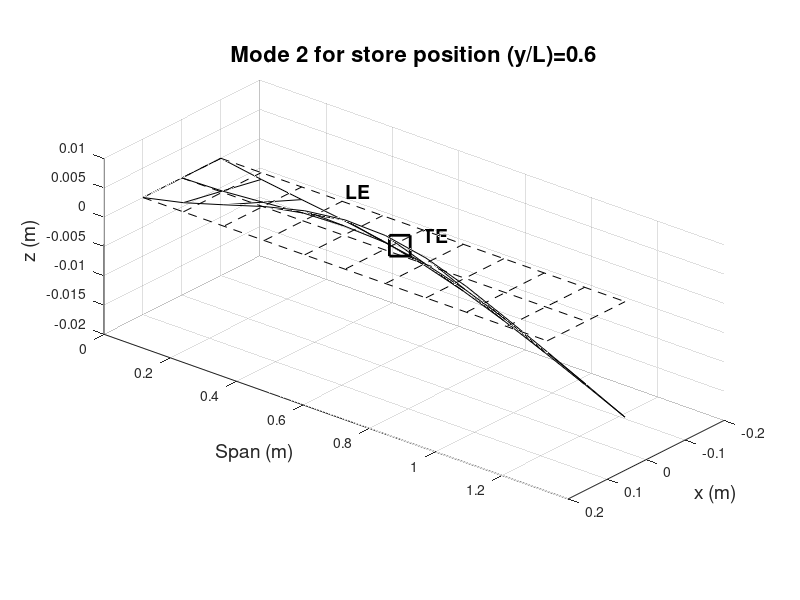
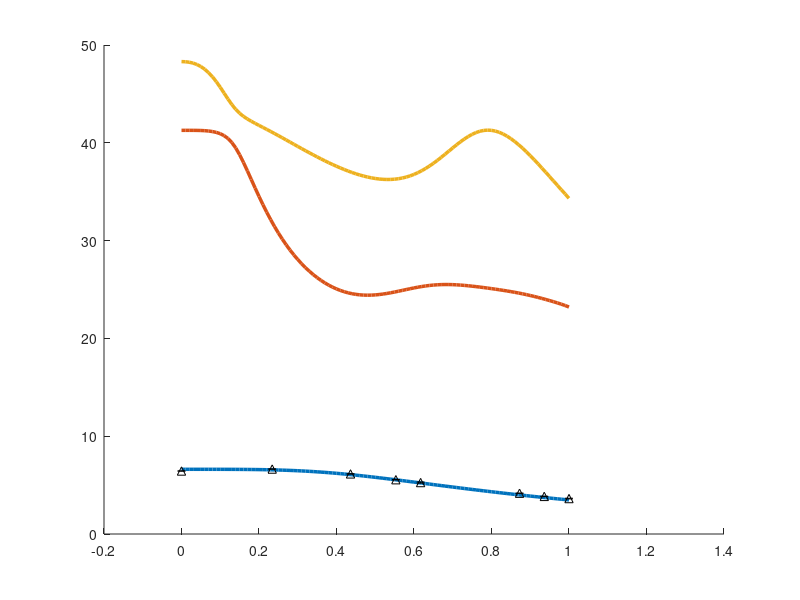

MATLAB code to generate these figures, in order: (Note: this script raises an error after producing the figures.)
clc
clear
close all

%%
% wing parameters
mw = 1.5818 ;                   % mass of the wing
c = 0.2032 ;                    % chord length 
b = c/2 ;                       % half chord
L = 1.2192 ;                    % length of the wing
EA = 0.437*c ;                  % position of elastic axis
IA = 0.454*c ;                  % position of inertial axis
x_b = IA-EA ;                   % 
EI = 404.76 ;                   % flexural rigidity of wing (Nm^2)
GJ = 199.076 ;                  % torsional rigidity of wing (Nm^2/rad)
mbar = mw/L ;                   % mass per unit length of wing (kg/m)
Iwing = 4.349e-3/L ;            % wing pitch moment of inertia (kg m^2/m)
rho = mbar/(pi*b*b*32.6) ;      

% parameters for wing store 4 
ms = 0.636*mw ;                    % store 4 mass, kg
xs = 0.625 ;                       % position of store ahead of Elastic Axis, m
Is = 1.91*Iwing*L ;                % pitch inertia of store about centre , kg m^2
x = xs*b ;

% store position at 100 points along span
 for int_pos = 1:1:101
    Ls = (int_pos-1).*(L/100) ;
    % calculate Delta, Deltas, B, C, D and T matrices.
    % setup functions for bending, 3 bending and 2 torsion modes
    y_L = 0:0.1:1 ;
    N = 5 ;                                                      % assume as a first test the bending 
    M = 6 ;                                                      % and torsion modes

    for i=1:N
        psi_i = (y_L).^(i+1) ;                                      % ith bending function for wing
        psi_i_store = (Ls/L).^(i+1) ;                               % ith bending funtion for store
        psi_i_double = ((i*(i+1))/L.^2).*((y_L).^(i-1)) ;           % ith bending function second derivative (psi'')
        for j = 1:N
           psi_j = (y_L).^(j+1) ;                                   % jth bending function of wing
           psi_j_store = (Ls/L).^(j+1) ;                            % jth bending mode of store
           psi_j_double = ((j*(j+1))/L.^2).*((y_L).^(j-1)) ;        % jth wing bending function second derivative (psi'') 
           % Del, Dels and B matrices
           Del(i,j) = (L-0)*trapz(y_L,psi_i.*psi_j) ;              % Delta for wing
           Dels(i,j) = psi_i_store.*psi_j_store ;                  % Delta for store
           B(i,j) = (L-0)*trapz(y_L,psi_i_double.*psi_j_double) ;  % 
        end
    end
    % setup i and j torsion for wing and store, 2 torsion modes
    for i=1:M
        phi_i = (y_L).^i ;                                          % ith torsional function for wing
        phi_i_store = (Ls/L).^i ;                                   % ith torsional function for store
        phi_i_single = ((i)/(L)).*((y_L).^(i-1)) ;                  % ith torsional function first derivative (phi')
        for j = 1:M
            phi_j = (y_L).^j ;                                          % jth torsional function for wing 
            phi_j_store = (Ls/L).^j ;                                   % jth torsional function for store
            phi_j_single = ((j)/(L)).*((y_L).^(j-1)) ;                  % jth torsional function first derivative (phi')
            % D, D_store and T matrices
            D(i,j) = (L-0)*trapz(y_L, phi_i.*phi_j) ;                       % D matrix for wing
            D_s(i,j) = phi_i_store.*phi_j_store ;                           % D matrix for store
            T(i,j) = (L-0)*trapz(y_L, phi_i_single.*phi_j_single) ;         % T matrix
        end
    end
    % define functions for i bending and j torsion to determine C matrix
    for i=1:N
        psi_i = (y_L).^(i+1) ;                                      % ith bending function for wing
        psi_i_store = (Ls/L).^(i+1) ;                               % ith bending funtion for store
        psi_i_double = ((i*(i+1))/L.^2).*((y_L).^(i-1)) ;           % ith bending function second derivative (psi'')
        for j = 1:M
            phi_j = (y_L).^j ;                                      % jth torsional function for wing
            phi_j_store = (Ls/L).^j ;                               % jth torsional function for store 
            phi_j_single = ((j)/(L)).*((y_L).^(j-1)) ;              % jth torsional function first derivative (phi')
            % C and C_store matrices
            C(i,j) = (L-0)*trapz(y_L, psi_i.*phi_j) ;
            C_s(i,j) = psi_i_store.*phi_j_store ;
        end
    end

% expressions for wing and store mass matrix
Mwing = [   mbar*Del,   -mbar*x_b*C   ;
         -mbar*x_b*(C'),  Iwing*D   ] ;

Mstore = [    ms*Dels,     ms*x*C_s   ; 
           ms*x*(C_s'),   Is*D_s   ]   ;

% determince expression for the stiffness matrix, unaffected by the addition of a store
K = [    EI*B,      zeros(N,M)  ;
     (zeros(N,M))',    GJ*T   ] ;

% total mass matrix achieved by combining the mass matrices of store and wing
    Mt = Mwing + Mstore ;

% determine natural frequencies
    [V,Lambda] = eig(K,Mt) ;
    
    % only save the eigenvectors at 11 points along the span.
    if int_pos == 1
        Vout(:,:,1) = V ;                   % save Ls = 0 case as index 1
        
    elseif mod(int_pos-1, 10) == 0
        store_idx = (int_pos-1)/10 + 1 ;    % for int_pos 11, 21, 31... calculate the corresponding index (2 through 11)
        Vout(:,:,store_idx) = V ;           % save the 5x5 eigenvector matrix into the 3D Vout array
    end

    omega = sqrt(diag(Lambda)) ;            % rad/s frequency
    f(:,int_pos) = omega/(2*pi) ;           % transforms the Frequency from radians to Hz
end
  
    % deflection and twist of the elastic axis create 11 store positions along span
    y_L=0:0.1:1;
    % select mode
    mode = 2 ;
    % select store position
    store_pos = 7 ;
    EA_z = zeros(1,length(y_L)) ;
    theta_EA = zeros(1,length(y_L)) ;
    % determine the amount of bending
    for j = 1:N
        a = 0.01*Vout(j,mode,store_pos) ;
        psi_j = (y_L).^(j+1) ;
        EA_z = EA_z + psi_j*a ;
    end
    % determine the amount of twist
    for j = N+1:(M+N)
        b = 0.01*Vout(j,mode,store_pos) ;
        phi_j = (y_L).^(j-N) ;
        theta_EA = theta_EA+(phi_j*b)*(180/pi) ;
    end

% geometry --------------------------------------------------------------------------------------------------------------

    % determine leading edge and trailing edge x and z coordinates
    Lead_x = 0.1 ;
    Lead_z= 0 ;
    Trail_x = -0.1 ; 
    Trail_z = 0 ;
    Store_x = 0 ;
    Store_z = 0 ;
       
    % calculate physical span locations
    y_span = L * y_L; 

    % calculate the deformed coordinates for the whole wing 
    x_LE = Lead_x * cosd(theta_EA);
    z_LE = Lead_x * sind(theta_EA) + EA_z;
    
    x_TE = Trail_x * cosd(theta_EA);
    z_TE = Trail_x * sind(theta_EA) + EA_z;
    
    x_EA = zeros(1, length(y_L));
    z_EA = EA_z;

%% experimental Data
%          y/l      f_b1   f_b2   f_t
data = [
    0,     0,        6.45, 39.2   47.3    ;
    0,     0,        6.43, 39.2   39.2    ;
    11,    0.234043, 6.64, 30.41, 40      ;
    11,    0.234043, 6.64, 30.15, 40.21   ;
    20.5,  0.43617,  6.14, 35.6,  35.6    ; 
    20.5,  0.43617,  6.15, 35.6,  35.6    ;
    26,    0.553191, 5.56, 33.69, 24.27   ; 
    26,    0.553191, 5.54, 34,    22.91   ;
    29,    0.617021, 5.22, 35.1,  24.74   ;
    29,    0.617021, 5.3,  36.11, 24.63   ;
    41,    0.87234,  4.17, 38.5,  23.9    ;
    41,    0.87234,  4.17, 38.3,  23.9    ;
    44,    0.93617,  3.86, 35.83, 23.59   ;
    44,    0.93617,  3.86, 36,    23.59   ;
    44,    0.93617,  3.83, 35.8,  23.38   ;
    44,    0.93617,  3.8,  25.64, 23.33   ;
    44,    0.93617,  3.84, 35.83, 23.29   ;
    44,    0.93617,  3.87, 36.35, 23.52   ;
    47,    1,        3.65, 34.35, 22.5    ;
    47,    1,        3.68, 34.25, 22.5    ;
    47,    1,        3.59, 33.13, 20.63   ;
    47,    1,        3.62, 33.74, 22.6    ;
    47,    1,        3.59, 33.74, 22.02   ;
    47,    1,        3.61, 34.09, 22.83 ] ;

store_pos_in = data(:, 1);
store_pos_yL = data(:, 2);
exp_B1 = data(:, 3);            % experimental data for first bending 
exp_B2 = data(:, 4);            % experimental data for second bending 
exp_T  = data(:, 5);            % experimental data for torsion

% find the unique y/L positions
[unique_yL, ~, idx] = unique(store_pos_yL);

% calculate the mean for each unique position
mean_B1 = accumarray(idx, exp_B1, [], @mean);
mean_B2 = accumarray(idx, exp_B2, [], @mean);
mean_T  = accumarray(idx, exp_T,  [], @mean);

% calculate the Standard Deviation (Error) for each unique position
std_B1 = accumarray(idx, exp_B1, [], @std);
std_B2 = accumarray(idx, exp_B2, [], @std);
std_T  = accumarray(idx, exp_T,  [], @std);

%% 3D plot --------------------------------------------------------------------------------------------------------------

    figure('name', '3D visualisation of Wing');
    hold on;
    grid on;

    % rigid wing 
    plot3([Lead_x Lead_x], [0 L], [0 0], '--k');                    % leading Edge
    plot3([Trail_x Trail_x], [0 L], [0 0], '--k');                  % trailing Edge
    plot3([0 0], [0 L], [0 0], '--k');                              % elastic Axis
    
    % plot chordwise ribs
    for i = 1:length(y_L)
        plot3([Lead_x, Trail_x], [y_span(i), y_span(i)], [0, 0], '--k');
    end

    % deformed wing 
    plot3(x_LE, y_span, z_LE, '-k');            % deformed leading Edge
    plot3(x_TE, y_span, z_TE, '-k');            % deformed trailing Edge
    plot3(x_EA, y_span, z_EA, '-k');            % deformed elastic Axis
    
    % plot chordwise ribs
    for i = 1:length(y_L)
        plot3([x_LE(i), x_TE(i)], [y_span(i), y_span(i)], [z_LE(i), z_TE(i)], '-k');
    end

    % text denoting leading and trailing edges
    text(x_LE(6), y_span(6), z_LE(6) + 0.005, 'LE', 'FontSize', 14, 'FontWeight', 'bold');    % Index 6 corresponds to 50% 
    text(x_TE(6), y_span(6), z_TE(6) + 0.005, 'TE', 'FontSize', 14, 'FontWeight', 'bold');    % span (y/L = 0.5)

    % store marker
    y_store = y_span(store_pos);                                    % calculate store 
    x_store_rot = x * cosd(theta_EA(store_pos));                    % location on the 
    z_store = x * sind(theta_EA(store_pos)) + EA_z(store_pos);      % deformed wing
    
    % plot the store as a large square 's' marker
    plot3(x_store_rot, y_store, z_store, 'sk', 'MarkerSize', 15, 'LineWidth', 2);
    
    view(130, 25) ;
    % axis labels
    xlabel('x (m)', 'FontSize', 14);
    ylabel('Span (m)', 'FontSize', 14);
    zlabel('z (m)', 'FontSize', 14);

    % axis limits 
    xlim([-0.2, 0.2]);
    ylim([0, 1.4]);
    
    % make the 3D bounding box rectangular
    pbaspect([1 2.5 0.8]);              
    
    % title based on selected mode and store position
    title_str = sprintf('Mode %d for store position (y/L)=%.1f', mode, y_L(store_pos));
    title(title_str, 'FontSize', 16, 'FontWeight', 'bold');
   
    hold off;

%% 2D Frequency plot 

% sort frequencies at every spanwise station from lowest to highest
f_sorted = sort(f, 1);          % ensures F1 is always the lowest line, F2 is the middle, etc

% create x-axis array for computed lines 
x_span = 0:0.01:1;

figure('Name', 'Nat. Freq. for first 3 modes');
hold on;

% plot the computed lines (rows 1, 2, and 3 of f_sorted)
plot(x_span, f_sorted(1,:), '-', 'LineWidth', 2.5, 'DisplayName', 'Computed B1');  
plot(x_span, f_sorted(2,:), '-', 'LineWidth', 2.5, 'DisplayName', 'Computed B2');  
plot(x_span, f_sorted(3,:), '-', 'LineWidth', 2.5, 'DisplayName', 'Computed T1');  

% Plot the experimental data markers with ERROR BARS
% Syntax: errorbar(x, y, error, 'LineStyle', 'none', 'Marker', ...)
errorbar(unique_yL, mean_B1, std_B1, '^k', 'MarkerSize', 15, 'LineWidth', 1, 'DisplayName', 'Experimental B1');
errorbar(unique_yL, mean_B2, std_B2, 'ok', 'MarkerSize', 15, 'LineWidth', 1, 'DisplayName', 'Experimental B2');
errorbar(unique_yL, mean_T, std_T, 'sk', 'MarkerSize', 15, 'LineWidth', 1, 'DisplayName', 'Experimental T1');

% figure formatting 
xlabel('Store position (y/L)', 'FontSize', 16);
ylabel('Frequency [Hz]', 'FontSize', 16);

% title based on selected N and M values
title_str = sprintf('First 3 modal frequencies vs Store Position (N = %d, M = %d)', N, M) ;
title(title_str, 'FontSize', 18, 'FontWeight', 'bold');

% axis limits
xlim([-0.01 1]);
ylim([0 50]);

grid on
grid minor
legend('Location', 'northeast', 'FontSize', 15, "Position", [0.8388 0.7589 0.1555 0.2167]);

% clean up the axes 
box off;
set(gca, 'FontSize', 20, 'TickDir', 'in');
hold off;
